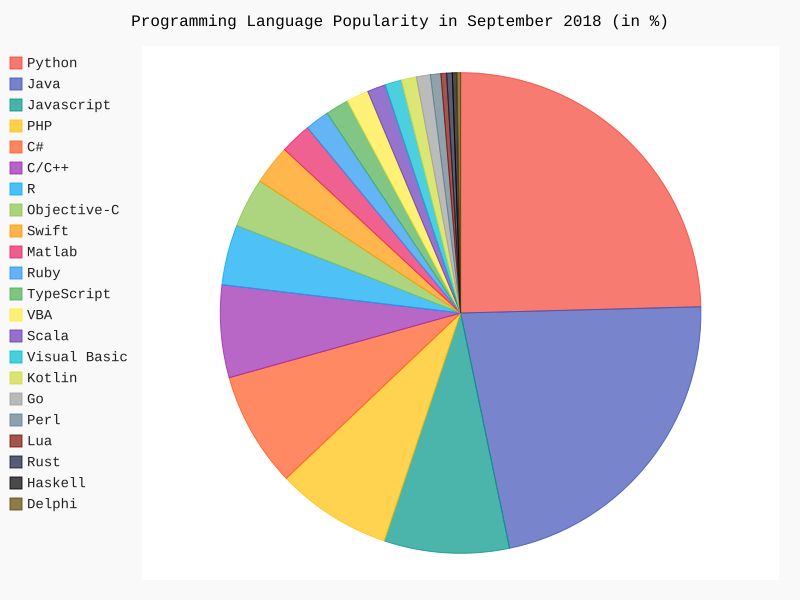

Generate this figure with Python:
import pygal

pie_chart = pygal.Pie()
pie_chart.title = 'Programming Language Popularity in September 2018 (in %)'
pie_chart.add('Python', 24.58)
pie_chart.add('Java', 22.14)
pie_chart.add('Javascript', 8.41)
pie_chart.add('PHP', 7.77)
pie_chart.add('C#', 7.74)
pie_chart.add('C/C++', 6.22)
pie_chart.add('R', 4.04)
pie_chart.add('Objective-C', 3.33)
pie_chart.add('Swift', 2.65)
pie_chart.add('Matlab', 2.1)
pie_chart.add('Ruby', 1.62)
pie_chart.add('TypeScript', 1.57)
pie_chart.add('VBA', 1.49)
pie_chart.add('Scala', 1.23)
pie_chart.add('Visual Basic', 1.11)
pie_chart.add('Kotlin', 1.02)
pie_chart.add('Go', 0.94)
pie_chart.add('Perl', 0.7)
pie_chart.add('Lua', 0.38)
pie_chart.add('Rust', 0.38)
pie_chart.add('Haskell', 0.3)
pie_chart.add('Delphi', 0.25)
pie_chart.render_to_file('pop_lang_piechart.svg')
